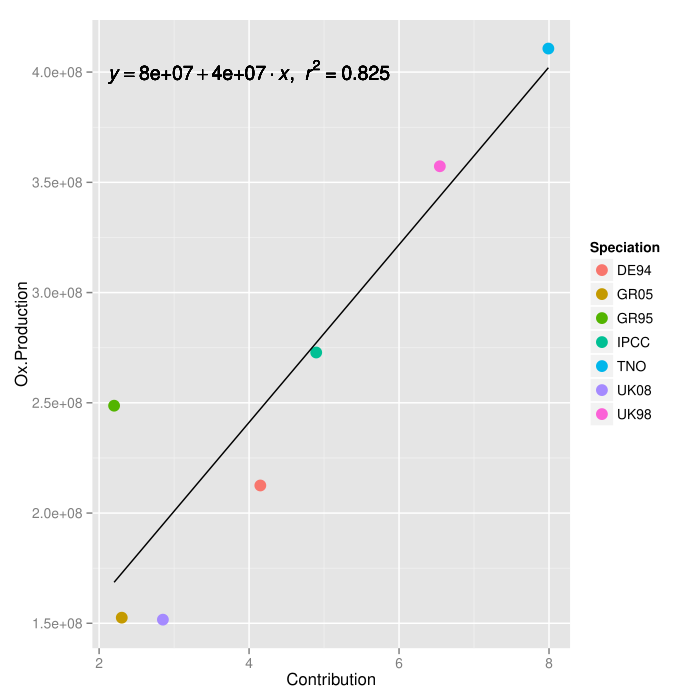

The script that drew this image:
library(dplyr)                                                                                                                                        
library(tidyr)
library(ggplot2)
lm_eqn = function(m) {
  l <- list(a = format(coef(m)[1], digits = 2), 
      b = format(abs(coef(m)[2]), digits = 2), 
      r2 = format(summary(m)$r.squared, digits = 3));
  if (coef(m)[2] >= 0)  {
    eq <- substitute(italic(y) == a + b %.% italic(x)*","~~italic(r)^2~"="~r2,l)
  } else {
    eq <- substitute(italic(y) == a - b %.% italic(x)*","~~italic(r)^2~"="~r2,l)    
  }
  as.character(as.expression(eq));    
}
mcm.speciations = read.csv("~/Documents/Analysis/2014_Solvent_Sector_Emissions/Speciations/Speciations_Speciated_for_MCM.csv", header = TRUE)
mcm.speciations = select(mcm.speciations, Types, contains('to'))
mcm.speciations = rename(mcm.speciations, TNO = TNO.to.100., IPCC = IPCC.to.100., EMEP = EMEP.to.100., DE94 = DE94.to.100., GR05 = GR05.to.100., GR95 = GR95.to.100., UK98 = UK98.to.100., UK08 = UK08.to.100.)
mcm.speciations = filter(mcm.speciations, Types != "Total")
mcm.speciations$Mechanism = rep("MCM", length(mcm.speciations$Types))
mcm.speciations = gather(mcm.speciations, Speciation, Contribution, -Types, -Mechanism)
Ox.production = read.table("Ox_production_allocated.csv", sep = ",")
Ox.production = Ox.production[, -1] 
Ox.production = rename(Ox.production, Mechanism = V2, Speciation = V3, Types = V4, Ox.Production = V5) 
mcm.Ox.production = filter(Ox.production, Mechanism == "MCM")

toluene.data = filter(mcm.Ox.production, Types == "Toluene")
mcm.speciations %>% filter(Types == "Toluene")
toluene.data$Contribution = c(4.150000, 2.302302, 2.200000, 4.895105, 7.991409, 2.850664, 6.544110)

p = ggplot(toluene.data, aes(x = Contribution, y = Ox.Production, colour = Speciation))
p = p + geom_point(size = 4)
p + geom_text(aes(x = 4, y = 4e8, label = lm_eqn(lm(Ox.Production ~ Contribution, toluene.data))), colour = "black", parse = TRUE) + geom_smooth(method = "lm", se = FALSE, colour = "black")

toluene.data$Contribution = toluene.data$Contribution/100
toluene.data$Contribution = toluene.data$Contribution * 5.74e-12
